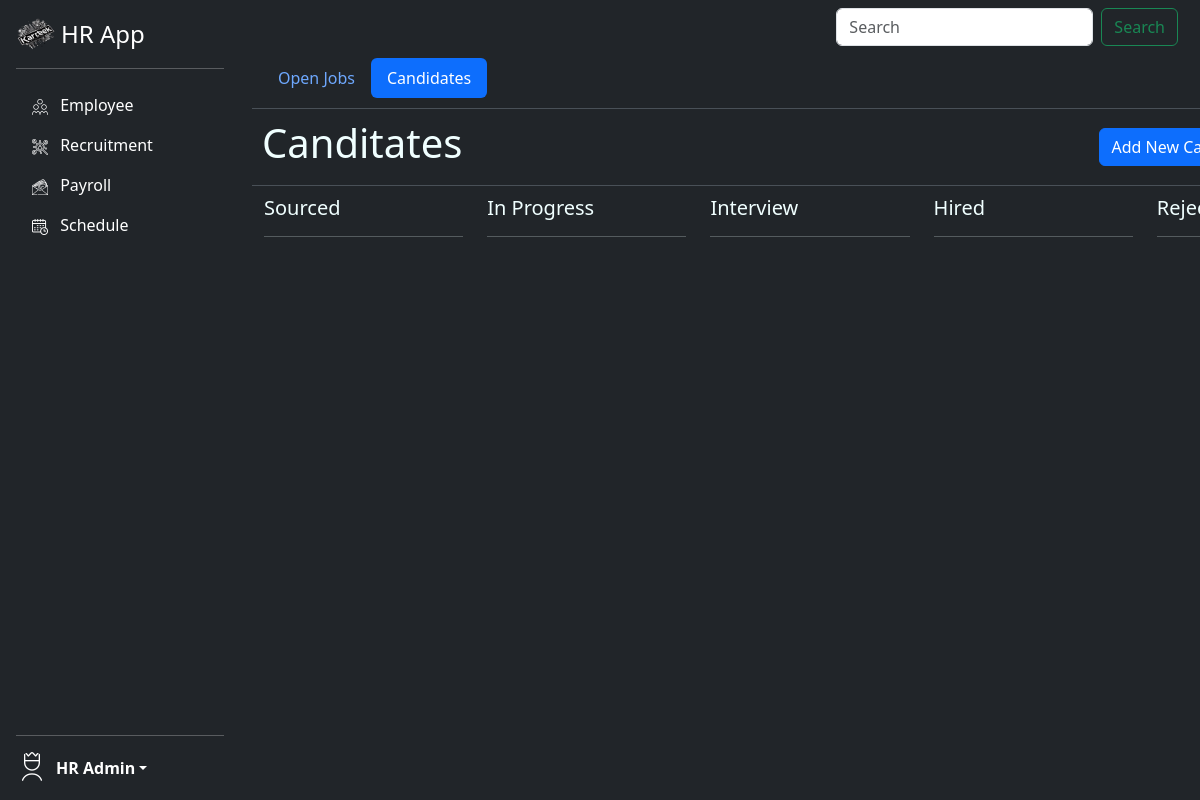
Before: /hr_app/candidates with the older database file.
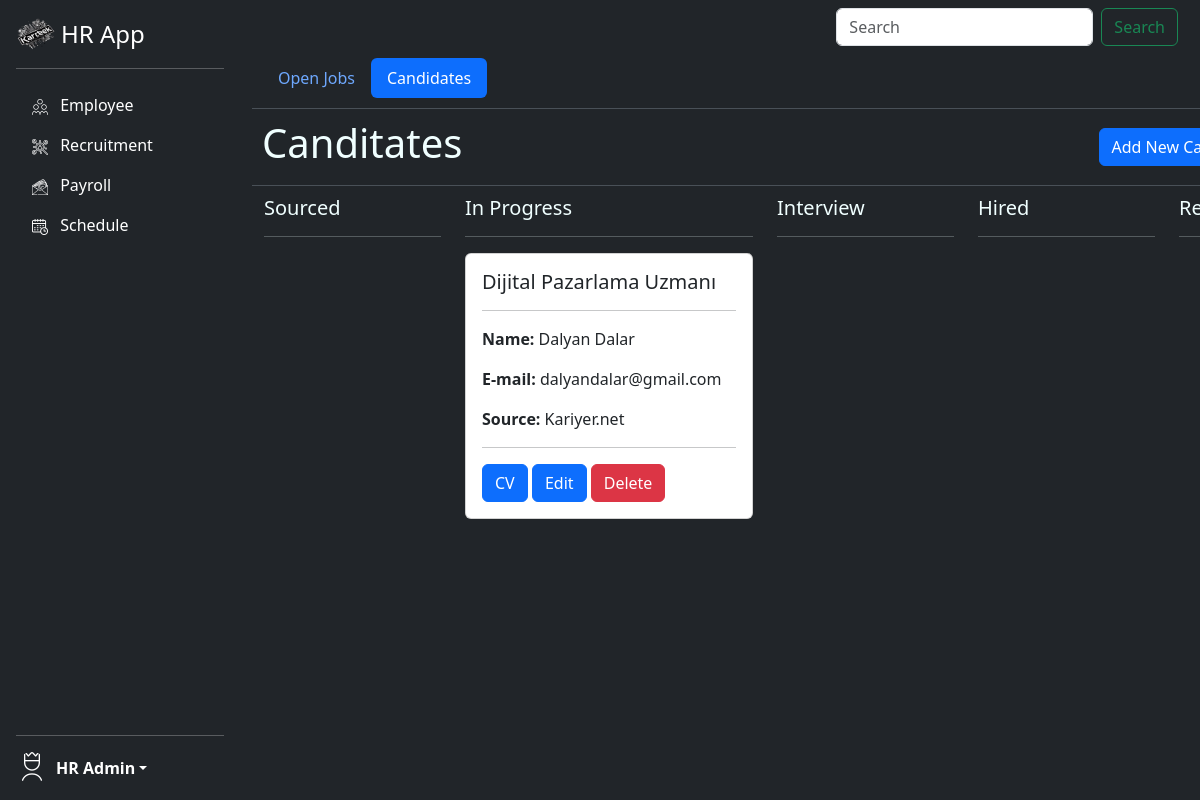
After: the same page with the newer database file.
### hr_app/models.py (models this page shows, shortened)
class Candidate(models.Model):
    STATUS_CHOICES = [
        ('Sourced', 'Sourced'),
        ('In Progress', 'In Progress'),
        ('Interview', 'Interview'),
        ('Hired', 'Hired'),
        ('Rejected', 'Rejected'),
    ]
    job_title = models.CharField(max_length=100)
    name = models.CharField(max_length=100)
    email = models.EmailField(unique=True)
    source = models.CharField(max_length=100)
    status = models.CharField(max_length=100, choices=STATUS_CHOICES, default='Sourced')
    CV = models.FileField(upload_to="cvs/")
    phone = models.CharField(max_length=100)

### hr_app/views.py (the view)
# urls.py: path("candidates",views.candidateview, name="candidates"),
def candidateview(request):
    candidates_by_status = {
        'Sourced': Candidate.objects.filter(status='Sourced'),
        'In Progress': Candidate.objects.filter(status='In Progress'),
        'Interview': Candidate.objects.filter(status='Interview'),
        'Hired': Candidate.objects.filter(status='Hired'),
        'Rejected': Candidate.objects.filter(status='Rejected'),
    }
    context = {
        'candidates_by_status': candidates_by_status
    }
    return render(request,"candidates.html",context=context)

### hr_app/templates/candidates.html (shortened to what this page needs)
{% extends "base.html" %}
{% block content %}
<div class="container fixed-top " style="max-height: 80vh; overflow-y: auto; margin-left: 20%; margin-top: 4%">
<nav class=" nav nav-pills navbar-expand-lg bg-dark border-bottom border-body" data-bs-theme="dark" style="color: azure;
padding: 10px;">
    <a href="{% url 'hr_app:jobs' %}" class="nav-link" > Open Jobs</a>
    <a href="{% url 'hr_app:candidates' %}" class="nav-link active" aria-current="page"> Candidates</a>
  </nav>
  <nav class="navbar navbar-expand-lg bg-dark border-bottom border-body" data-bs-theme="dark" style="padding: 10px; color: azure;">
    <h1 style="margin-right: auto;"> Canditates</h1>
    <a class="btn btn-primary" href="{% url 'hr_app:addcandidate' %}" role="button" style="margin-right: 10px;">Add New Candidate</a>
  </nav>
  <div class="container" style="color: azure; margin-top: 10px; overflow-y: auto; z-index: 1">
    <div class="row">
        {% for status, candidates in candidates_by_status.items %}
            <div class="col">
                <h5>{{ status }}</h5>
                <hr>
                    {% for candidate in candidates %}
                      <div class="card" style="width: 18rem; margin-bottom: 10px;">
                          <div class="card-body">
                          <h5 class="card-title"> {{candidate.job_title}} </h5>
                          <hr>
                          <p class="card-text"> <b>Name:</b> {{candidate.name}}</p>
                          <p class="card-text"> <b>E-mail:</b> {{candidate.email}}</p>
                          <p class="card-text"> <b>Source:</b> {{candidate.source}}</p>
                          <hr>
                          <a href="{{candidate.CV.url}}" class="btn btn-primary" role="button">CV</a>
                          <a href="{% url 'hr_app:edit_candidate' candidate.id %}" class="btn btn-primary" role="button">Edit</a>
                          <a href="{% url 'hr_app:deletecandidate' candidate.id %}" class="btn btn-danger" role="button">Delete</a>
                          </div>
                      </div>
                    {% endfor %}
            </div>
        {% endfor %}
    </div>
</div>
</div>
{% endblock %}

Changed rows visible on the page:
added Candidate: job_title "Dijital Pazarlama Uzmanı", name "Dalyan Dalar", email "dalyandalar@gmail.com", source "Kariyer.net"
